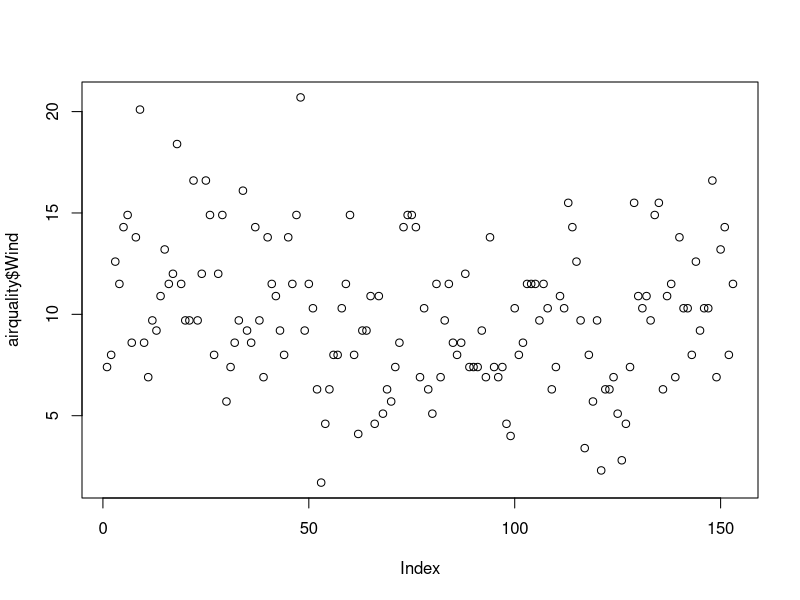
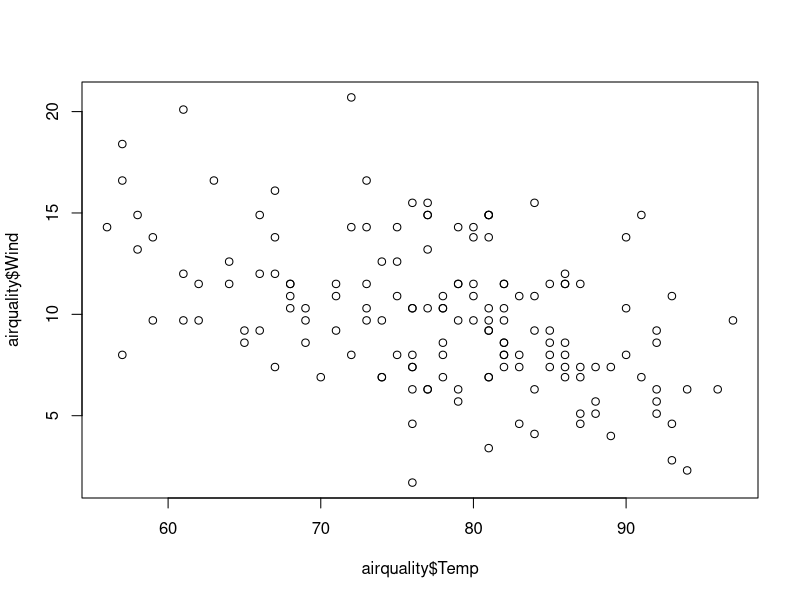
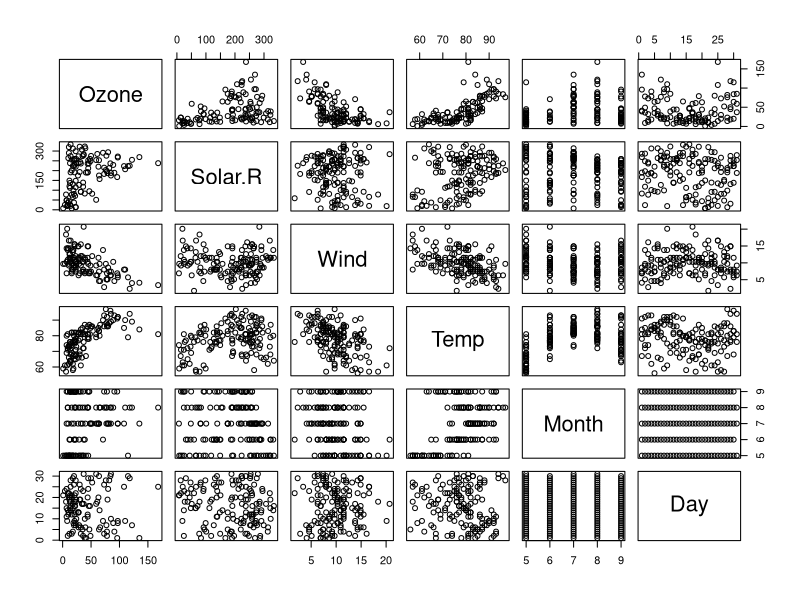
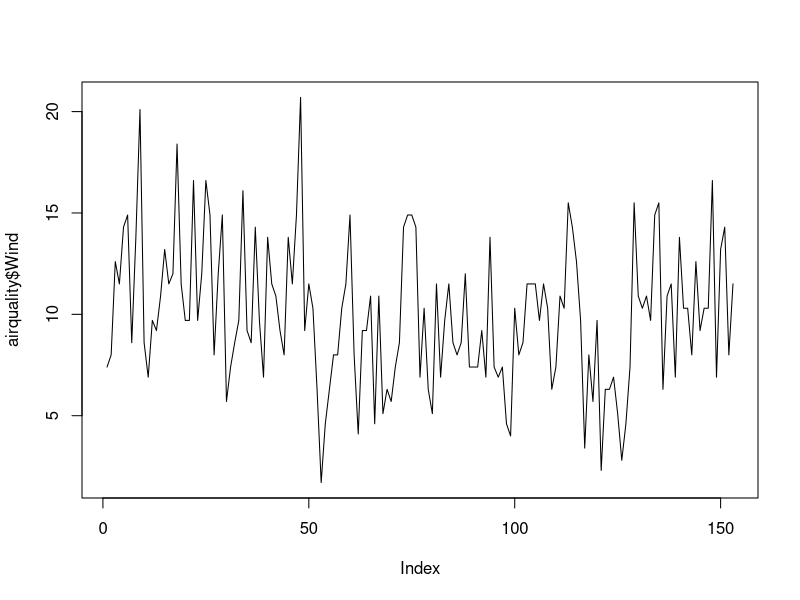
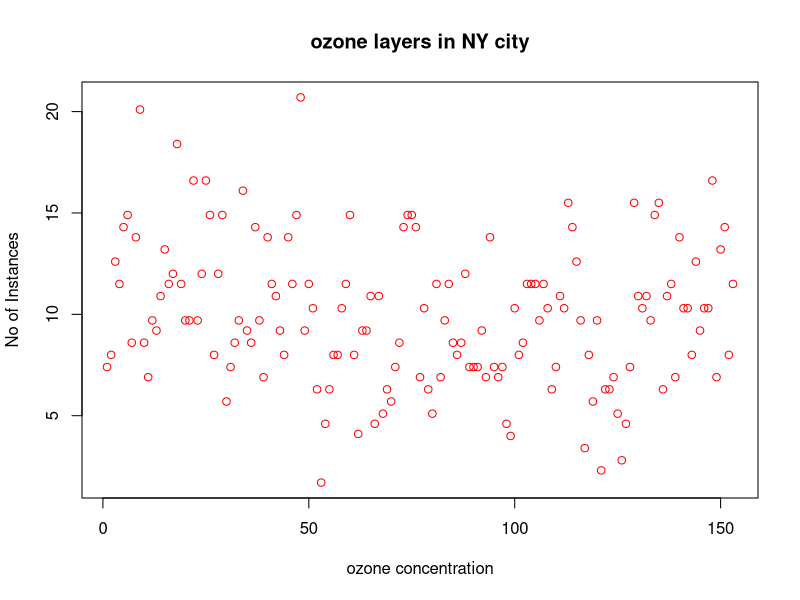
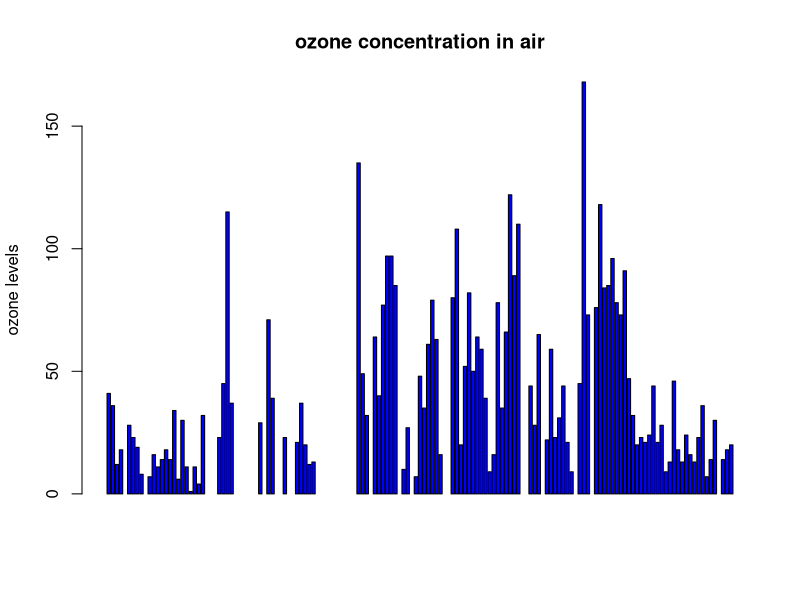
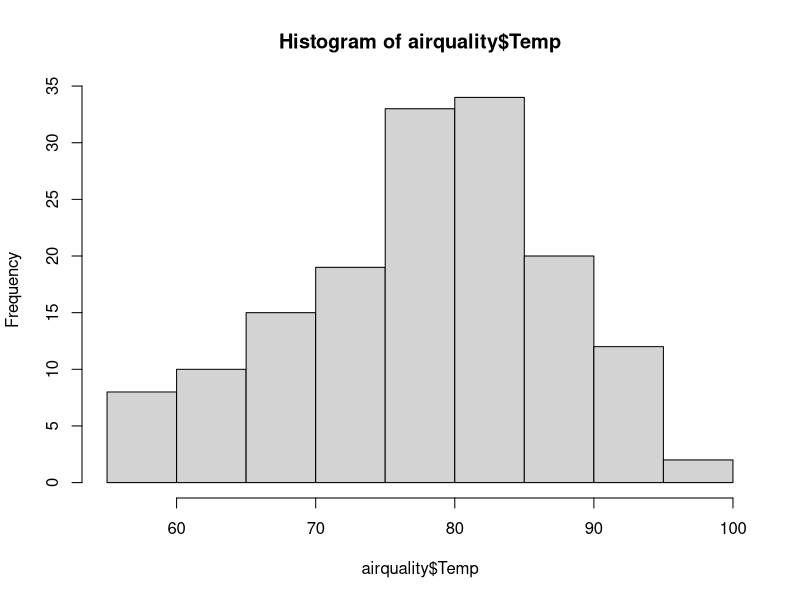
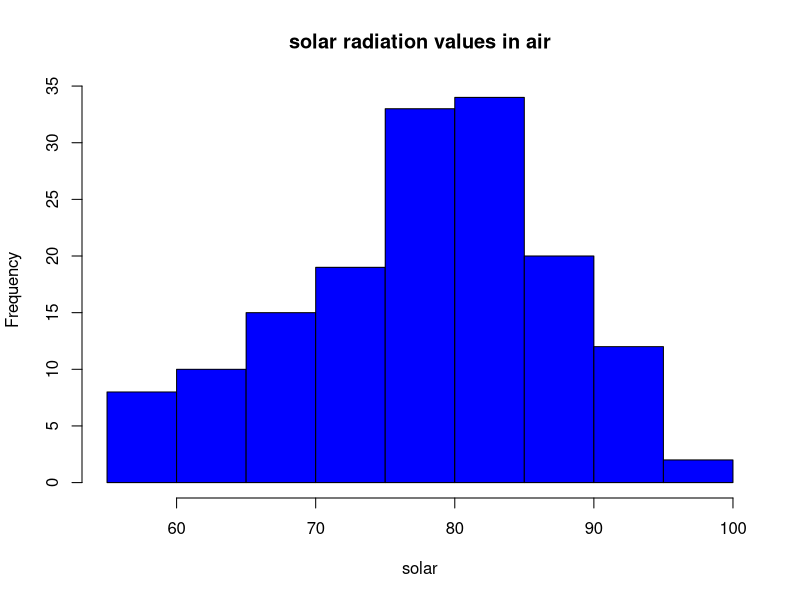

These charts were generated, in order, by the following R code: (Note: this script raises an error after producing the figures.)
airquality<- datasets::airquality
head(airquality,10)
tail(airquality,10)
airquality[,c(1,2)]
df<-airquality[,-6]
airquality$Temp
airquality$Ozone
summary(airquality$wind)
summary(airquality$wind)
summary(airquality$ozone)
summary(airquality$Temp)
summary (airquality$wind)
summary(airquality$Ozone)
summary(airquality$Wind)
plot(airquality$Wind)
plot(airquality$Temp,airquality$Wind)
plot(airquality)
plot(airquality$Wind,type = "l")
plot(airquality$Wind,xlab = 'ozone concentration' ,ylab='No of Instances',
     main = 'ozone layers in NY city',col ='red')
barplot(airquality$Ozone,main = 'ozone concentration in air',
        ylab = 'ozone levels',col = 'blue',horiz = F,axes = T )
hist(airquality$Temp)
hist(airquality$Temp,main = 'solar radiation values in air',
     xlab = 'solar',col = 'blue')
boxplot(airquality$Wind, main ="Boxplot")
boxplot.stats(airquality$Wind)$out
boxplot(airquality[1:4],main ='Multiple')
par(mfrow=c(3,3),mar=c(2,5,2,1), las=0, bty="0")
plot(airquality$Ozone)
plot(airquality$Ozone, airquality$Wind)
plot(airquality$Ozone, type = "l")
plot(airquality$Ozone, type = "p")
plot(airquality$Ozone, type = "b")
plot(airquality$Wind,xlab = 'ozone concentration' ,ylab='No of Instances',
     main = 'ozone layers in NY city',col ='red')
hist(airquality$Ozone)
hist(airquality$Temp,main = 'solar radiation values in air',
     xlab = 'solar',col = 'blue')
hist(airquality$Solar.R)
hist(airquality$Temp)
boxplot(airquality[,0:4],main='Multiple Box Plots')
barplot(airquality$Ozone,main = 'ozone concentration in air',
        ylab = 'ozone levels',col = 'blue',horiz = T,axes = T )
barplot(airquality$Ozone,main = 'ozone concentration in air',
        ylab = 'ozone levels',col = 'blue',horiz = F,axes = T )
barplot(airquality$Ozone,main = 'ozone concentration in air',
        ylab = 'ozone levels',col = 'blue',horiz = T,axes = F )
